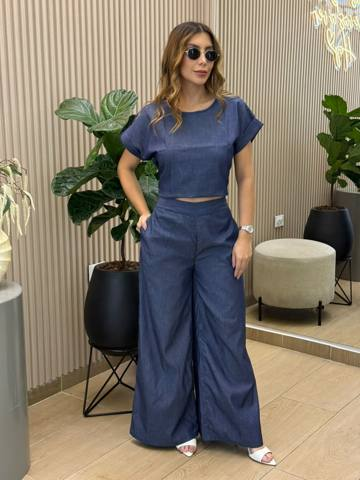
#> input picture Edicion de imagenes/Adjuntos/crudo/prenda-01-01.jpg, 360 x 480 px
$ python -i stories_wideleg_24oct.py   (imports and definitions only)
#> lines starting #> are read from the running program, lines starting #| are printed output that depends on the picture
#> further down, picture is the input picture: PIL image 360x480 RGB; mean R, G, B 130.9, 121.3, 106.6
from PIL import Image, ImageDraw, ImageFilter, ImageEnhance, ImageOps, ImageChops
import numpy as np, os, json, sys

SRC = "/mnt/user-data/uploads/drive vya septiembre-20261017T013642Z-1-001/drive vya septiembre-20261017T013642Z-1-001/drive vya septiembre/agrupadas/"
REF = "/mnt/user-data/uploads/drive vya septiembre-20261017T013642Z-1-001/ediciones_vya_19oct/02_grid_crema_p77.png"
OUT = "/home/claude/vya/out"
# [1 line not run here, left out]
W, H = 1080, 1920
CREAM = (238, 230, 220)
CREAM2 = (244, 239, 232)
BROWN = (110, 74, 52)
ESPRESSO = (44, 34, 30)
WHITE = (255, 255, 255)

# offsets de recorte horizontal por foto (-1..1), ajustados a mano tras revisar
# [1 line not run here, left out]

# ---------- logo ----------
def build_logo():
    im = Image.open(REF).convert("RGB").crop((330, 1705, 750, 1830))
    a = np.asarray(im).astype(float)
    bg = np.array(CREAM, float)
    br = np.array([110, 74, 52], float)
    # alfa = cuánto se acerca al marrón respecto del fondo
    d = np.linalg.norm(a - bg, axis=2) / np.linalg.norm(br - bg)
    alpha = np.clip((d - 0.12) / 0.75, 0, 1)
    m = Image.fromarray((alpha * 255).astype("uint8"))
    bbox = m.point(lambda v: 255 if v > 40 else 0).getbbox()
    return m.crop(bbox)

# [1 line that did not run here, left out]

# [19 lines left out: functions logo, photo, not called in this run]

def fit(im, w, h, offx=0.0, offy=0.0, key=None):
    """recorte tipo cover; offx/offy en -1..1"""
#> called with w = 1080, h = 1920, offx = 0, offy = 0
    if key and key in OFFX:
        offx = OFFX[key]
    s = max(w / im.width, h / im.height)
#> s = 4
    nw, nh = int(im.width * s + 0.5), int(im.height * s + 0.5)
#> nw = 1440; nh = 1920
    r = im.resize((nw, nh), Image.LANCZOS)
    ex, ey = nw - w, nh - h
#> ex = 360; ey = 0
    x = int(ex / 2 * (1 + offx)); y = int(ey / 2 * (1 + offy))
#> after `x = int(ex / 2 * (1 + offx))`: x = 180
#> after `y = int(ey / 2 * (1 + offy))`: y = 0
    out = r.crop((x, y, x + w, y + h))
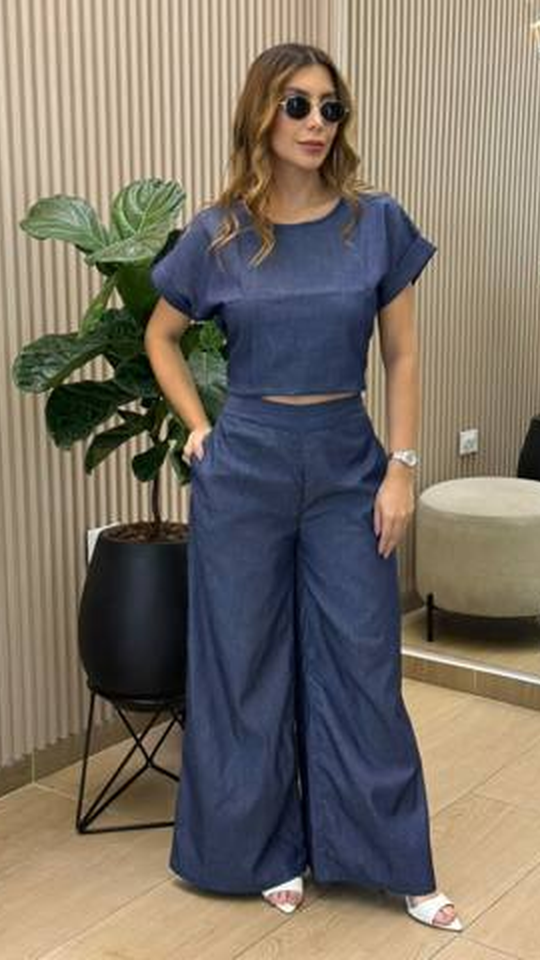
#> out: PIL image 1080x1920 RGB (shown at 1/2 size); mean R, G, B 122.4, 113.4, 101.9
    return out.filter(ImageFilter.UnsharpMask(radius=1.2, percent=60, threshold=2))

def P(n, k):
    return f"prenda_{n:02d}_{k:02d}.jpeg"

# [14 lines left out: function put, not called in this run]

def blurred_bg(im, amount=40, darken=0.85, bw=False):
    b = fit(im, W, H).filter(ImageFilter.GaussianBlur(amount))
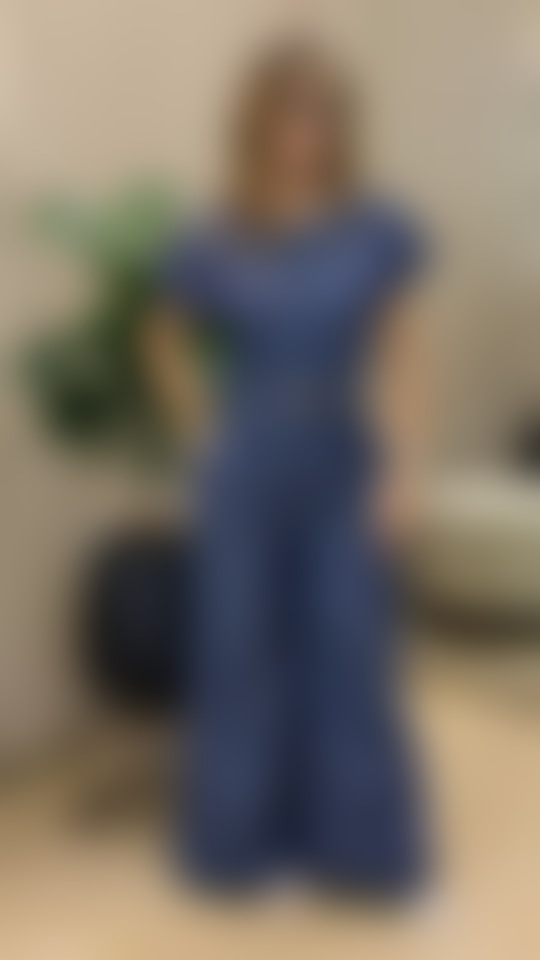
#> b: PIL image 1080x1920 RGB (shown at 1/2 size); mean R, G, B 122.5, 113.4, 102
    if bw:
        b = ImageOps.grayscale(b).convert("RGB")
    return ImageEnhance.Brightness(b).enhance(darken)
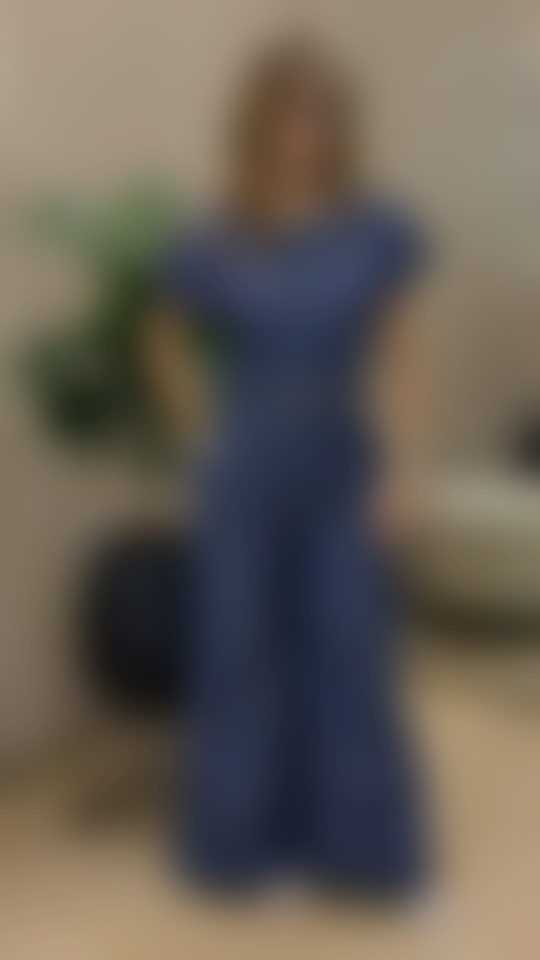
#> returned value: PIL image 1080x1920 RGB (shown at 1/2 size); mean R, G, B 103.6, 96, 86.2

# [127 lines left out: functions arch_mask, circle, lines_logo, p01, p02, p03 and 9 more, not called in this run]

PIEZAS = [
    ("01_insets_p49", p01), ("02_grande_tira_p25", p02), ("03_difuminado_p09", p03),
    ("04_sangre_inset_p64", p04), ("05_tiras_crema_p11", p05), ("06_tiras_espresso_p72", p06),
    ("07_arco_circulos_p87", p07), ("08_arco_difuminado_p68", p08), ("09_duo_crema_p30", p09),
    ("10_marco_espresso_p93", p10), ("11_columna_p66", p11), ("12_bn_color_p20", p12),
]

# [7 lines not run here, left out]

>>> from PIL import Image
>>> picture = Image.open('../Adjuntos/crudo/prenda-01-01.jpg')
>>> result = blurred_bg(picture)

$ run again, on Edicion de imagenes/Adjuntos/crudo/prenda-05-02.jpg
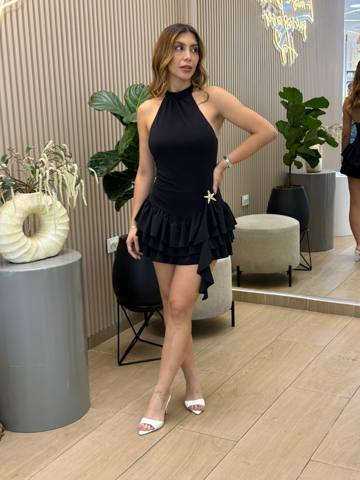
#> input picture Edicion de imagenes/Adjuntos/crudo/prenda-05-02.jpg, 360 x 480 px
#> picture is the input picture: PIL image 360x480 RGB; mean R, G, B 144.9, 130.8, 112.2
#> in blurred_bg, `b = fit(im, W, H).filter(ImageFilter.GaussianBlur(amount))`:
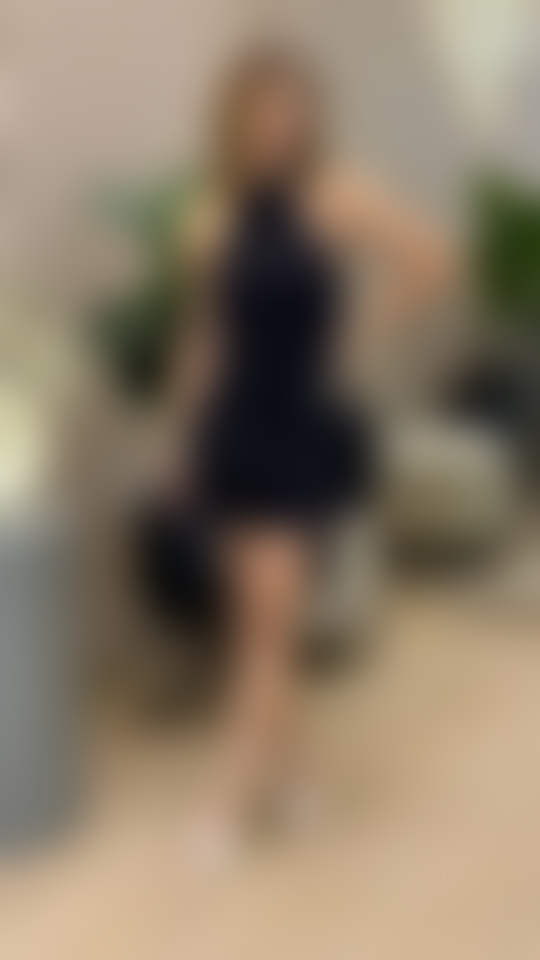
#> b: PIL image 1080x1920 RGB (shown at 1/2 size); mean R, G, B 138.9, 123.8, 104
#> in blurred_bg, `return ImageEnhance.Brightness(b).enhance(darken)`:
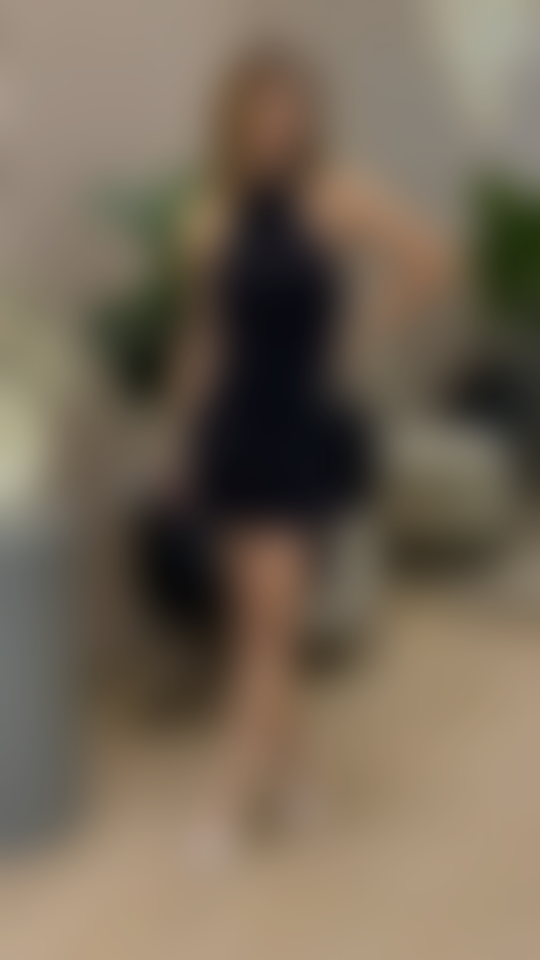
#> returned value: PIL image 1080x1920 RGB (shown at 1/2 size); mean R, G, B 117.6, 104.7, 88

$ run again, on Edicion de imagenes/Adjuntos/crudo/prenda-06-01.jpg
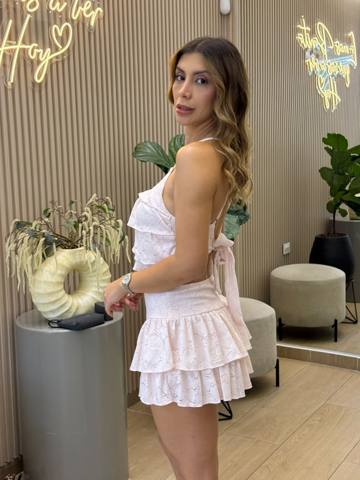
#> input picture Edicion de imagenes/Adjuntos/crudo/prenda-06-01.jpg, 360 x 480 px
#> picture is the input picture: PIL image 360x480 RGB; mean R, G, B 146.1, 130.1, 108.8
#> in blurred_bg, `b = fit(im, W, H).filter(ImageFilter.GaussianBlur(amount))`:
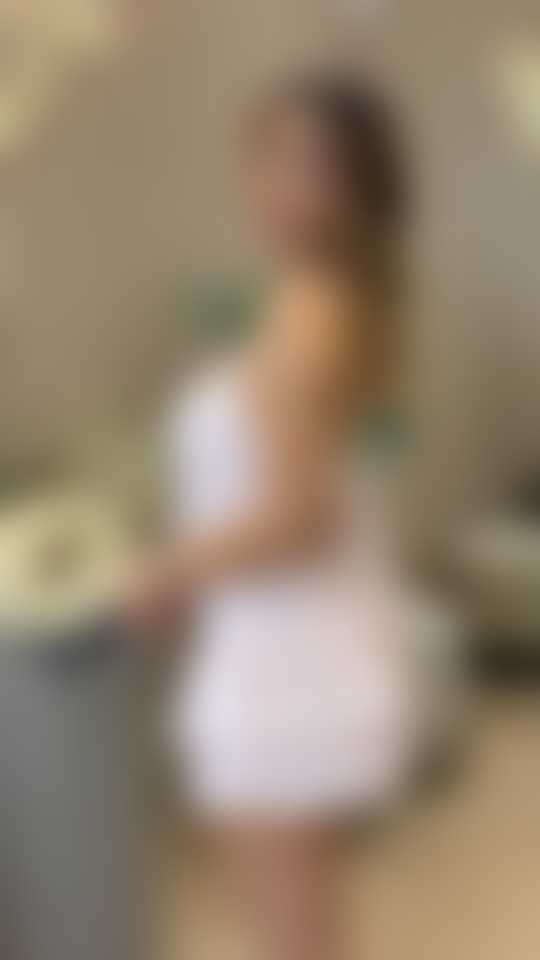
#> b: PIL image 1080x1920 RGB (shown at 1/2 size); mean R, G, B 149.4, 132, 111.4
#> in blurred_bg, `return ImageEnhance.Brightness(b).enhance(darken)`:
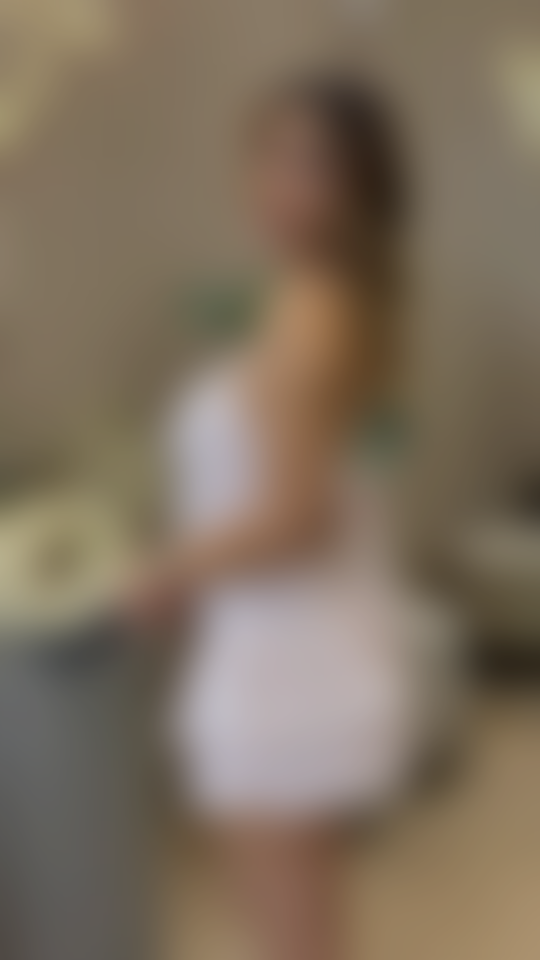
#> returned value: PIL image 1080x1920 RGB (shown at 1/2 size); mean R, G, B 126.5, 111.7, 94.2

$ run again, on Edicion de imagenes/Adjuntos/crudo/prenda-09-01.jpg
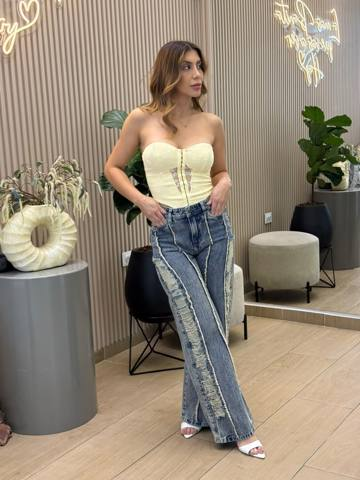
#> input picture Edicion de imagenes/Adjuntos/crudo/prenda-09-01.jpg, 360 x 480 px
#> picture is the input picture: PIL image 360x480 RGB; mean R, G, B 148.1, 135.3, 119.1
#> in blurred_bg, `b = fit(im, W, H).filter(ImageFilter.GaussianBlur(amount))`:
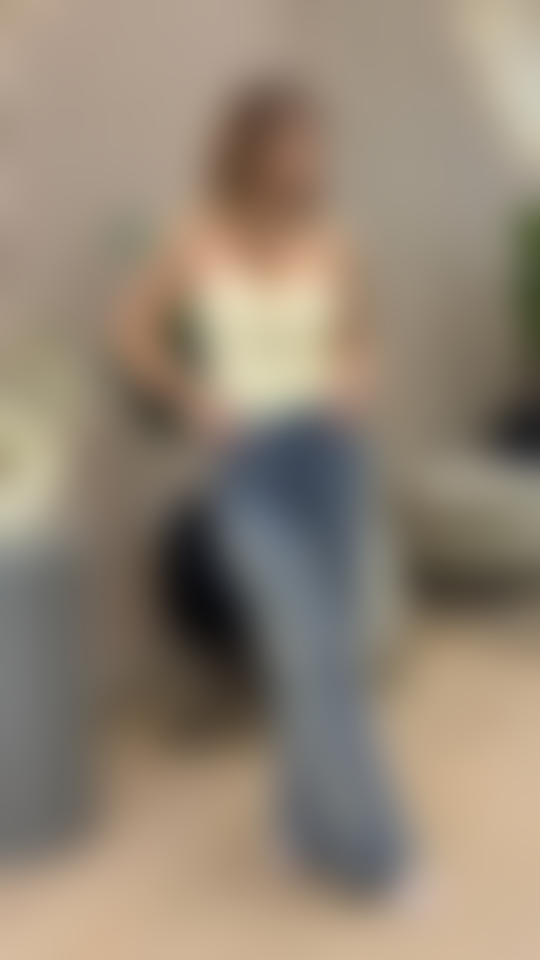
#> b: PIL image 1080x1920 RGB (shown at 1/2 size); mean R, G, B 147.5, 134.1, 117.7
#> in blurred_bg, `return ImageEnhance.Brightness(b).enhance(darken)`:
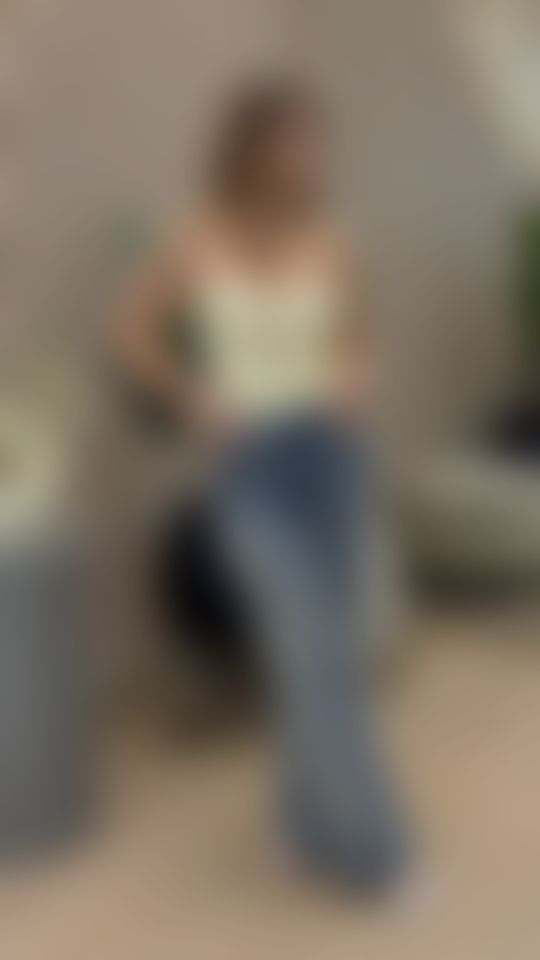
#> returned value: PIL image 1080x1920 RGB (shown at 1/2 size); mean R, G, B 124.9, 113.5, 99.6
